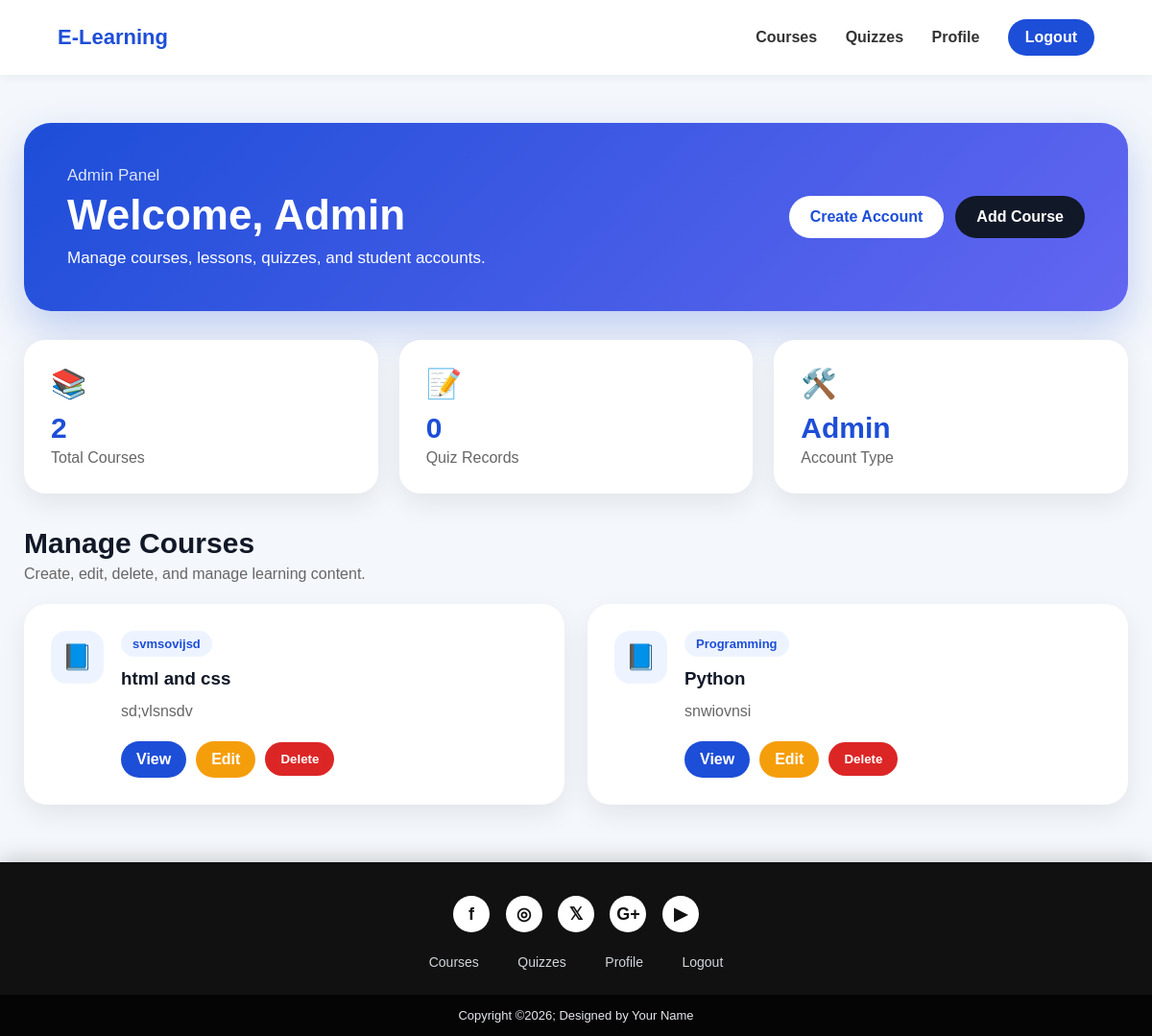
The page /dashboard (signed in) on the database its author committed.
### app.py (models this page shows)
class Course(db.Model):
    id = db.Column(db.Integer, primary_key=True)
    title = db.Column(db.String(150), nullable=False)
    description = db.Column(db.Text, nullable=False)
    category = db.Column(db.String(100), nullable=False)

### app.py (the view)
@app.route("/dashboard")
def dashboard():
    if not login_required():
        return redirect(url_for("login"))
    results = Result.query.filter_by(user_id=session["user_id"]).all()
    if session.get("role") == "admin":
        courses = Course.query.all()
        return render_template("admin_dashboard.html", courses=courses, results=results)
    enrollments = Enrollment.query.filter_by(user_id=session["user_id"]).all()
    courses = [enrollment.course for enrollment in enrollments]
    return render_template("dashboard.html", courses=courses, results=results)

### app.py (called while the page is built)
def login_required():
    return "user_id" in session

### templates/admin_dashboard.html (shortened to what this page needs)
{% extends "base.html" %}
{% block content %}
<section class="lms-dashboard">
    <div class="lms-hero admin-hero">
        <div>
            <p class="welcome-text">Admin Panel</p>
            <h1>Welcome, {{ session.get("user_name") }}</h1>
            <p>Manage courses, lessons, quizzes, and student accounts.</p>
        </div>
        <div class="admin-hero-actions">
            <a class="lms-hero-btn" href="{{ url_for('register') }}">Create Account</a>
            <a class="lms-hero-btn dark" href="{{ url_for('add_course') }}">Add Course</a>
        </div>
    </div>
    <div class="lms-stats">
        <div class="lms-stat-card">
            <span>📚</span>
            <h3>{{ courses|length }}</h3>
            <p>Total Courses</p>
        </div>
        <div class="lms-stat-card">
            <span>📝</span>
            <h3>{{ results|length }}</h3>
            <p>Quiz Records</p>
        </div>
        <div class="lms-stat-card">
            <span>🛠️</span>
            <h3>Admin</h3>
            <p>Account Type</p>
        </div>
    </div>
    <div class="lms-section-title">
        <h2>Manage Courses</h2>
        <p>Create, edit, delete, and manage learning content.</p>
    </div>
    <div class="lms-course-grid">
        {% for course in courses %}
            <div class="lms-course-card admin-course-card">
                <div class="course-icon">📘</div>
                <div class="course-content">
                    <span class="course-badge">{{ course.category }}</span>
                    <h3>{{ course.title }}</h3>
                    <p>{{ course.description }}</p>
                    <div class="admin-card-actions">
                        <a class="lms-course-btn" href="{{ url_for('course_detail', course_id=course.id) }}">
                            View
                        </a>
                        <a class="edit-admin-btn" href="{{ url_for('edit_course', course_id=course.id) }}">
                            Edit
                        </a>
                        <form method="POST" action="{{ url_for('delete_course', course_id=course.id) }}" onsubmit="return confirm('Are you sure you want to delete this course?');">
                            <button type="submit" class="delete-admin-btn">Delete</button>
                        </form>
                    </div>
                </div>
            </div>
        {% endfor %}
    </div>
</section>
{% endblock %}

### static/css/style.css (style rules this page uses)
* { margin: 0; padding: 0; box-sizing: border-box; }
html { scroll-behavior: smooth; }
body { font-family: Arial, sans-serif; background: #f4f7fb; color: #222; }
.lms-dashboard { max-width: 1200px; margin: 50px auto; padding: 0 25px; min-height: 70vh; }
.lms-hero { background: linear-gradient(135deg, #1d4ed8, #6366f1); color: white; padding: 45px; border-radius: 28px; display: flex; justify-content: space-between; align-items: center; box-shadow: 0 18px 45px rgba(29, 78, 216, 0.25); margin-bottom: 30px; }
.welcome-text { font-size: 16px; opacity: 0.85; margin-bottom: 6px; }
.lms-hero h1 { font-size: 44px; margin-bottom: 10px; }
.lms-hero p { font-size: 17px; }
.lms-hero-btn { background: white; color: #1d4ed8; text-decoration: none; padding: 13px 22px; border-radius: 30px; font-weight: bold; transition: 0.3s ease; }
.lms-stats { display: grid; grid-template-columns: repeat(auto-fit, minmax(220px, 1fr)); gap: 22px; margin-bottom: 35px; }
.lms-stat-card { background: white; padding: 28px; border-radius: 22px; box-shadow: 0 10px 28px rgba(0,0,0,0.08); transition: 0.3s ease; }
.lms-stat-card span { font-size: 30px; }
.lms-stat-card h3 { margin-top: 12px; font-size: 30px; color: #1d4ed8; }
.lms-stat-card p { color: #666; margin-top: 5px; }
.lms-section-title { margin-bottom: 22px; }
.lms-section-title h2 { color: #111827; font-size: 30px; }
.lms-section-title p { color: #666; margin-top: 6px; }
.lms-course-grid { display: grid; grid-template-columns: repeat(auto-fit, minmax(280px, 1fr)); gap: 24px; }
.lms-course-card { background: white; border-radius: 24px; padding: 28px; box-shadow: 0 10px 28px rgba(0,0,0,0.08); display: flex; gap: 18px; transition: 0.3s ease; }
.course-icon { width: 55px; height: 55px; background: #eef4ff; color: #1d4ed8; border-radius: 16px; display: flex; justify-content: center; align-items: center; font-size: 26px; flex-shrink: 0; }
.course-badge { display: inline-block; background: #eef4ff; color: #1d4ed8; padding: 6px 12px; border-radius: 30px; font-size: 13px; font-weight: bold; margin-bottom: 12px; }
.course-content h3 { color: #111827; margin-bottom: 10px; }
.course-content p { color: #666; line-height: 1.6; margin-bottom: 18px; }
.lms-course-btn { display: inline-block; background: #1d4ed8; color: white; padding: 10px 16px; border-radius: 30px; text-decoration: none; font-weight: bold; transition: 0.3s ease; }
.admin-hero-actions { display: flex; gap: 12px; flex-wrap: wrap; }
.lms-hero-btn.dark { background: #111827; color: white; }
.admin-card-actions { display: flex; gap: 10px; flex-wrap: wrap; align-items: center; }
.edit-admin-btn { display: inline-block; background: #f59e0b; color: white; padding: 10px 16px; border-radius: 30px; text-decoration: none; font-weight: bold; transition: 0.3s ease; }
.delete-admin-btn { background: #dc2626; color: white; padding: 10px 16px; border-radius: 30px; border: none; cursor: pointer; font-weight: bold; transition: 0.3s ease; }

### rows shown on the page
Course: category "svmsovijsd", title "html and css", description "sd;vlsnsdv"
Course: category "Programming", title "Python", description "snwiovnsi"

### other values the page prints
{{ session.get("user_name") }} "Admin"
{{ courses|length }} "2"
{{ results|length }} "0"
